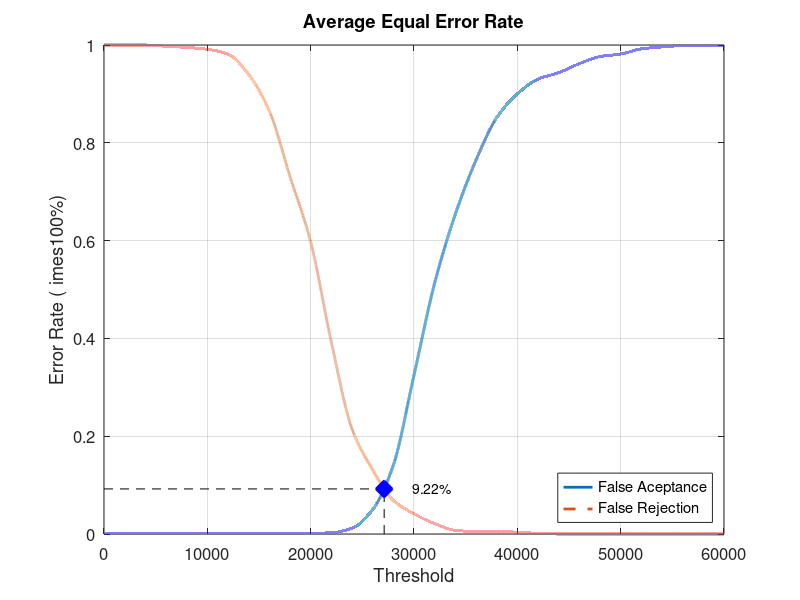
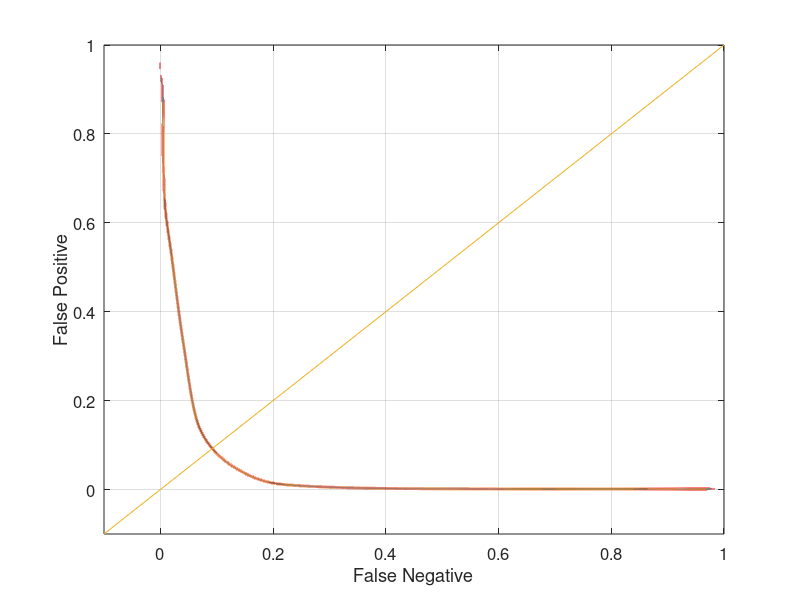

Recreate these plots in MATLAB, in order.
close all;
clear;
clc;
x = 0:2000:60000;
xq = 0:0.5:60000;

y0 = [0 0.00131579 0.00131579 0.00131579 0.00131579 0.00131579 0.00131579 0.00131579 0.00131579 0.00131579 0.00131579 0.00263158 0.0118421 0.05 0.140789 0.325 0.513158 0.653947 0.764474 0.851316 0.9 0.930263 0.943421 0.961842 0.976316 0.981579 0.992105 0.996053 0.998684 0.998684 1]
yy0 = interp1(x, y0, xq, 'pchip');
y1 = [1 1 1 0.9975 0.995 0.99125 0.98125 0.94 0.865 0.73125 0.5975 0.3925 0.215 0.13125 0.06875 0.04125 0.02125 0.0075 0.005 0.005 0.00375 0.00125 0 0 0 0 0 0 0 0 0]
yy1 = interp1(x, y1, xq, 'pchip');

% Calculating EER: 
y2 = abs(y0 - y1);
find(y2 == min(y2))
yy2 = abs(yy0 - yy1);
xEER = find(yy2 == min(yy2));
xEERIndex = xq(xEER) % X-axis EER
yEER = yy0(xEER) % Y-axis EER

main = figure
plot(xq, yy0,'-','LineWidth', 2);	hold on
plot(xq, yy1,'--','LineWidth', 2);	hold on
plot([xEERIndex xEERIndex], [0 yEER], 'k--');	hold on
plot([0 xEERIndex], [yEER yEER], 'k--');	hold on
plot(xEERIndex, yEER, 'bx', 'LineWidth', 10);	hold on
text(xEERIndex + 10 * xEERIndex / 100, yEER, [num2str(round((10000 * yEER)) / 100) '%'])
legend('False Aceptance', 'False Rejection', 'Location', 'SouthEast')
xlabel('Threshold')
ylabel('Error Rate (	imes100%)')
title('Average Equal Error Rate')
set(gca, 'FontSize', 12)
axis([0 60000 0 1])
grid on

print(main, 'Experiment4AverageMain', '-dpng');
FNRxFPR = figure('Color', [1 1 1]);
plot(yy1, yy0, '-', yy1, yy0, 'LineWidth', 2);
hold on
y = -0.1:0.1:1
plot(y, y); 
set(gca, 'FontSize', 12)
xlabel('False Negative')
ylabel('False Positive')
axis([-0.1 1 -0.1 1])
set(gca, 'FontSize', 12)
grid on

print(FNRxFPR, 'Experiment4AverageFNRxFPR','-dpng');
